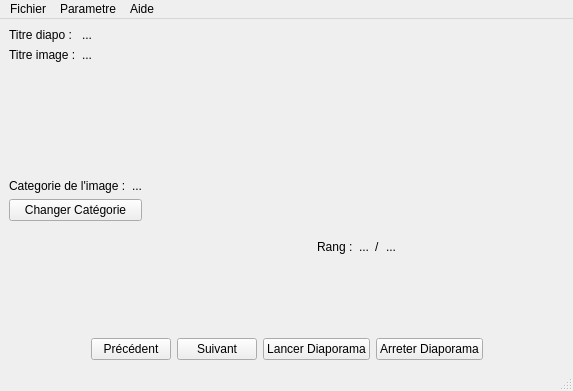
<?xml version="1.0" encoding="UTF-8"?>
<ui version="4.0">
 <class>LecteurVue</class>
 <widget class="QMainWindow" name="LecteurVue">
  <property name="geometry">
   <rect>
    <x>0</x>
    <y>0</y>
    <width>573</width>
    <height>391</height>
   </rect>
  </property>
  <property name="windowTitle">
   <string>LecteurVue</string>
  </property>
  <widget class="QWidget" name="centralwidget">
   <layout class="QVBoxLayout" name="verticalLayout_3">
    <item>
     <layout class="QHBoxLayout" name="horizontalLayout_6">
      <item>
       <layout class="QVBoxLayout" name="verticalLayout_2">
        <item>
         <layout class="QGridLayout" name="gridLayout">
          <item row="0" column="0">
           <widget class="QLabel" name="lTitreDiapo">
            <property name="text">
             <string>Titre diapo : </string>
            </property>
           </widget>
          </item>
          <item row="0" column="1">
           <widget class="QLabel" name="lValeurTitreDiapo">
            <property name="text">
             <string>...</string>
            </property>
           </widget>
          </item>
          <item row="1" column="0">
           <widget class="QLabel" name="lTitreImage">
            <property name="text">
             <string>Titre image :</string>
            </property>
           </widget>
          </item>
          <item row="1" column="1">
           <widget class="QLabel" name="lValeurTitreImage">
            <property name="text">
             <string>...</string>
            </property>
           </widget>
          </item>
         </layout>
        </item>
        <item>
         <spacer name="verticalSpacer_4">
          <property name="orientation">
           <enum>Qt::Vertical</enum>
          </property>
          <property name="sizeHint" stdset="0">
           <size>
            <width>20</width>
            <height>40</height>
           </size>
          </property>
         </spacer>
        </item>
        <item>
         <layout class="QHBoxLayout" name="horizontalLayout_5">
          <item>
           <widget class="QLabel" name="lCategorie">
            <property name="text">
             <string>Categorie de l'image :</string>
            </property>
           </widget>
          </item>
          <item>
           <widget class="QLabel" name="lValeurCategorie">
            <property name="text">
             <string>...</string>
            </property>
           </widget>
          </item>
         </layout>
        </item>
        <item>
         <widget class="QPushButton" name="bChangerCategorie">
          <property name="text">
           <string>Changer Catégorie</string>
          </property>
         </widget>
        </item>
        <item>
         <spacer name="verticalSpacer">
          <property name="orientation">
           <enum>Qt::Vertical</enum>
          </property>
          <property name="sizeHint" stdset="0">
           <size>
            <width>20</width>
            <height>40</height>
           </size>
          </property>
         </spacer>
        </item>
       </layout>
      </item>
      <item>
       <layout class="QHBoxLayout" name="horizontalLayout_4">
        <item>
         <spacer name="horizontalSpacer_4">
          <property name="orientation">
           <enum>Qt::Horizontal</enum>
          </property>
          <property name="sizeHint" stdset="0">
           <size>
            <width>40</width>
            <height>20</height>
           </size>
          </property>
         </spacer>
        </item>
        <item>
         <layout class="QVBoxLayout" name="verticalLayout">
          <item>
           <spacer name="verticalSpacer_2">
            <property name="orientation">
             <enum>Qt::Vertical</enum>
            </property>
            <property name="sizeHint" stdset="0">
             <size>
              <width>20</width>
              <height>40</height>
             </size>
            </property>
           </spacer>
          </item>
          <item>
           <widget class="QLabel" name="lImage">
            <property name="enabled">
             <bool>true</bool>
            </property>
            <property name="minimumSize">
             <size>
              <width>128</width>
              <height>128</height>
             </size>
            </property>
            <property name="maximumSize">
             <size>
              <width>128</width>
              <height>128</height>
             </size>
            </property>
            <property name="text">
             <string/>
            </property>
            <property name="pixmap">
             <pixmap>../../cartesDisney/Disney_0.gif</pixmap>
            </property>
            <property name="scaledContents">
             <bool>true</bool>
            </property>
           </widget>
          </item>
          <item>
           <layout class="QHBoxLayout" name="horizontalLayout_3">
            <item>
             <spacer name="horizontalSpacer_6">
              <property name="orientation">
               <enum>Qt::Horizontal</enum>
              </property>
              <property name="sizeHint" stdset="0">
               <size>
                <width>40</width>
                <height>20</height>
               </size>
              </property>
             </spacer>
            </item>
            <item>
             <widget class="QLabel" name="lRang">
              <property name="text">
               <string>Rang :</string>
              </property>
             </widget>
            </item>
            <item>
             <widget class="QLabel" name="lValeurRangActuel">
              <property name="text">
               <string>...</string>
              </property>
             </widget>
            </item>
            <item>
             <widget class="QLabel" name="lRangSeparateur">
              <property name="text">
               <string>/</string>
              </property>
             </widget>
            </item>
            <item>
             <widget class="QLabel" name="lValeurRangMax">
              <property name="text">
               <string>...</string>
              </property>
             </widget>
            </item>
            <item>
             <spacer name="horizontalSpacer_5">
              <property name="orientation">
               <enum>Qt::Horizontal</enum>
              </property>
              <property name="sizeHint" stdset="0">
               <size>
                <width>40</width>
                <height>20</height>
               </size>
              </property>
             </spacer>
            </item>
           </layout>
          </item>
          <item>
           <spacer name="verticalSpacer_3">
            <property name="orientation">
             <enum>Qt::Vertical</enum>
            </property>
            <property name="sizeHint" stdset="0">
             <size>
              <width>20</width>
              <height>40</height>
             </size>
            </property>
           </spacer>
          </item>
         </layout>
        </item>
        <item>
         <spacer name="horizontalSpacer_3">
          <property name="orientation">
           <enum>Qt::Horizontal</enum>
          </property>
          <property name="sizeHint" stdset="0">
           <size>
            <width>40</width>
            <height>20</height>
           </size>
          </property>
         </spacer>
        </item>
       </layout>
      </item>
     </layout>
    </item>
    <item>
     <layout class="QHBoxLayout" name="horizontalLayout_2">
      <item>
       <spacer name="horizontalSpacer">
        <property name="orientation">
         <enum>Qt::Horizontal</enum>
        </property>
        <property name="sizeHint" stdset="0">
         <size>
          <width>40</width>
          <height>20</height>
         </size>
        </property>
       </spacer>
      </item>
      <item>
       <layout class="QHBoxLayout" name="horizontalLayout">
        <item>
         <widget class="QPushButton" name="bReculerDiapo">
          <property name="text">
           <string>Précédent</string>
          </property>
         </widget>
        </item>
        <item>
         <widget class="QPushButton" name="bAvancerDiapo">
          <property name="text">
           <string>Suivant</string>
          </property>
         </widget>
        </item>
        <item>
         <widget class="QPushButton" name="bLancerDiapo">
          <property name="text">
           <string>Lancer Diaporama</string>
          </property>
         </widget>
        </item>
        <item>
         <widget class="QPushButton" name="bArreterDiapo">
          <property name="text">
           <string>Arreter Diaporama</string>
          </property>
         </widget>
        </item>
       </layout>
      </item>
      <item>
       <spacer name="horizontalSpacer_2">
        <property name="orientation">
         <enum>Qt::Horizontal</enum>
        </property>
        <property name="sizeHint" stdset="0">
         <size>
          <width>40</width>
          <height>20</height>
         </size>
        </property>
       </spacer>
      </item>
     </layout>
    </item>
   </layout>
  </widget>
  <widget class="QMenuBar" name="menubar">
   <property name="geometry">
    <rect>
     <x>0</x>
     <y>0</y>
     <width>573</width>
     <height>22</height>
    </rect>
   </property>
   <widget class="QMenu" name="menuParametre">
    <property name="title">
     <string>Parametre</string>
    </property>
    <addaction name="actionvitesse_de_defilement"/>
    <addaction name="actionEnlever_diaporama"/>
    <addaction name="actionCharger_diaporama"/>
   </widget>
   <widget class="QMenu" name="menuFichier">
    <property name="title">
     <string>Fichier</string>
    </property>
    <addaction name="actionquitter"/>
   </widget>
   <widget class="QMenu" name="menuAide">
    <property name="title">
     <string>Aide</string>
    </property>
    <addaction name="actionA_propos_de"/>
   </widget>
   <addaction name="menuFichier"/>
   <addaction name="menuParametre"/>
   <addaction name="menuAide"/>
  </widget>
  <widget class="QStatusBar" name="statusbar"/>
  <action name="actionquitter">
   <property name="text">
    <string>quitter</string>
   </property>
  </action>
  <action name="actionvitesse_de_defilement">
   <property name="text">
    <string>Vitesse de defilement</string>
   </property>
  </action>
  <action name="actionEnlever_diaporama">
   <property name="text">
    <string>Enlever diaporama</string>
   </property>
  </action>
  <action name="actionCharger_diaporama">
   <property name="text">
    <string>Charger diaporama</string>
   </property>
  </action>
  <action name="actionA_propos_de">
   <property name="text">
    <string>A propos de </string>
   </property>
  </action>
 </widget>
 <resources/>
 <connections/>
</ui>
